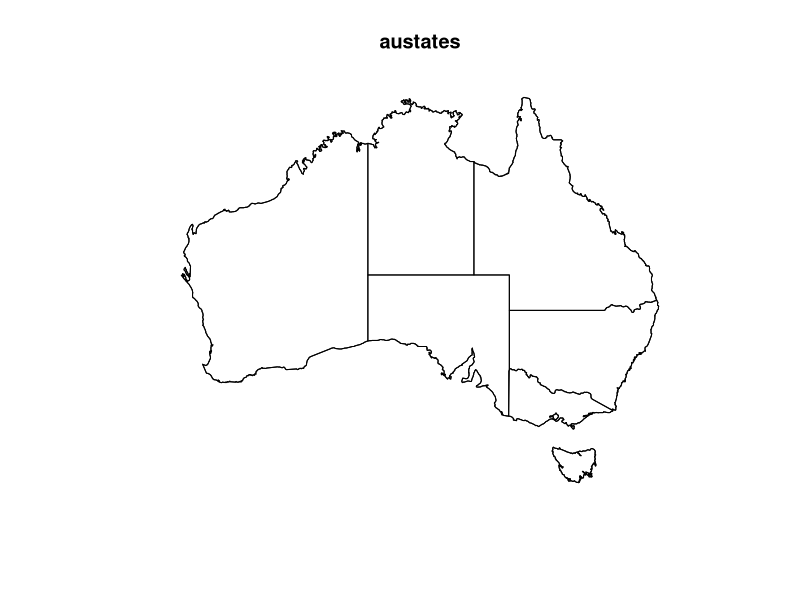

Write the R code that produced this figure.
library(spatstat.data)


### Name: austates
### Title: Australian States and Mainland Territories
### Aliases: austates
### Keywords: datasets

### ** Examples

  data(austates)
  if(require(spatstat)) {
  plot(austates)
  }
